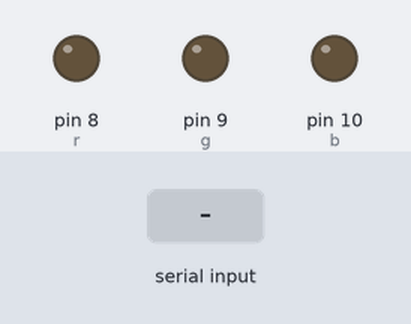
Bench run of a sketch on a simulated Arduino Uno, built with avr-gcc and run on an emulated ATmega328P. On the bench: output pins drawn as LEDs (lit = HIGH). The inputs (shaded band) are chosen by the test bench.

Above: at 1.2 s.
1.3 s: "r" received over Serial
At 2.5 s:
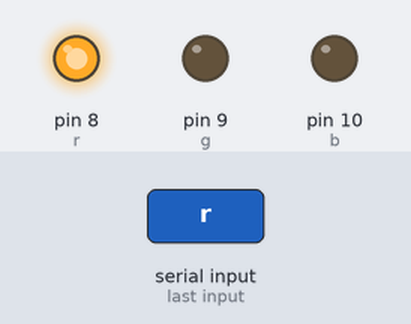
2.8 s: "g" received over Serial
At 3.7 s:
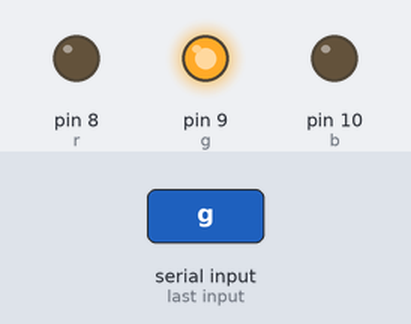
4.3 s: "b" received over Serial
At 4.8 s:
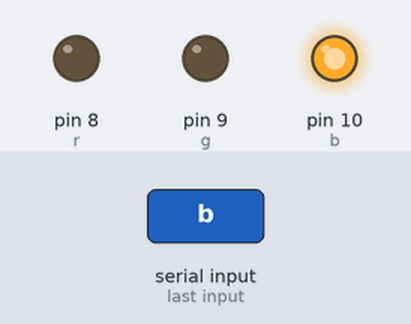
5.8 s: "o" received over Serial
At 7.0 s:
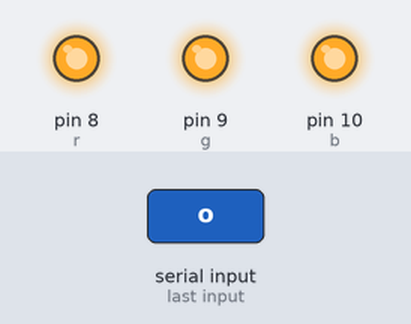
7.3 s: "1" received over Serial
At 8.3 s:
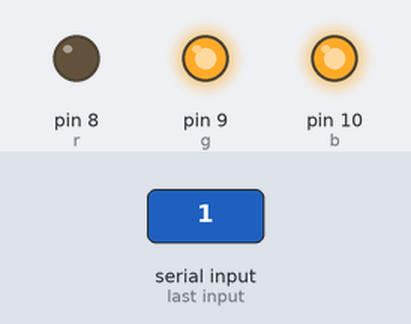
Timing chart, 0 to 9.8 s (numbered marks = the images above; inputs shaded):
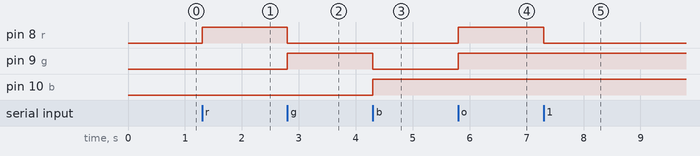

The sketch:

Turn_ON_LED_Based_on_colour_using_case.ino
```cpp
// C++ code
#define r 8
#define g 9
#define b 10
void setup()
{
  Serial.begin(9600);
  pinMode(r,OUTPUT);
  pinMode(g,OUTPUT);
  pinMode(b,OUTPUT);
}
void loop()
{
  if (Serial.available())
  {
    char val=Serial.read();
    switch (val)
    {
      case'r':
        digitalWrite(r,HIGH);
        digitalWrite(g,LOW);
        digitalWrite(b,LOW);
        break;
      case'g':
        digitalWrite(r,LOW);
        digitalWrite(g,HIGH);
        digitalWrite(b,LOW);
        break;
      case'b':
        digitalWrite(r,LOW);
        digitalWrite(g,LOW);
        digitalWrite(b,HIGH);
        break;
      case'o':
        digitalWrite(r,HIGH);
        digitalWrite(g,HIGH);
        digitalWrite(b,HIGH);
        break;
      default:
        digitalWrite(8,LOW);
        digitalWrite(7,LOW);
        digitalWrite(6,LOW);
        break;
    }
  }
}
```

Measured:
- after the input at 1.3 s, pin 8 (r): LOW → HIGH at once
- after the input at 2.8 s, pin 8 (r): HIGH → LOW at once; pin 9 (g): LOW → HIGH at once
- after the input at 4.3 s, pin 9 (g): HIGH → LOW at once; pin 10 (b): LOW → HIGH at once
- after the input at 5.8 s, pin 8 (r), pin 9 (g): LOW → HIGH at once
- after the input at 7.3 s, pin 8 (r): HIGH → LOW at once
